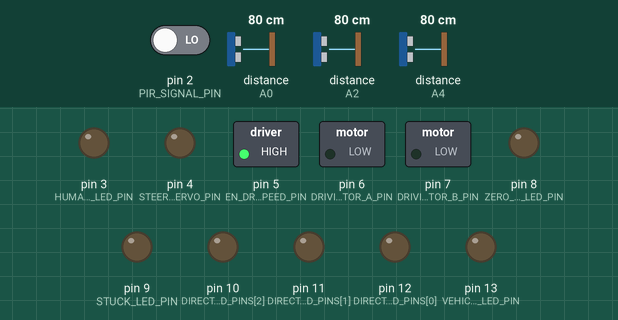
Simulated run of this sketch. Board: Arduino Uno, built with avr-gcc and run on an emulated ATmega328P. On the bench: switched loads named in the sketch (green lamp = pin HIGH), output pins drawn as LEDs (lit = HIGH). Wiring (inferred from the names in the program): 3 × ultrasonic range finder: trigger A1, echo A0 / trigger A3, echo A2 / trigger A5, echo A4. The test bench sets the inputs (shaded band); at power-on: pin 2 (PIR_SIGNAL_PIN) LOW, distance to the obstacle (sensors on A0, A2, A4) 80 cm. The echo pulse lasts 58.3 µs per cm; pins used as bus, display or sensor lines are not drawn; what the sketch prints to the serial monitor is not drawn.

Above: at 2.2 s.
2.3 s: pin 2 (PIR_SIGNAL_PIN) driven HIGH
At 2.8 s:
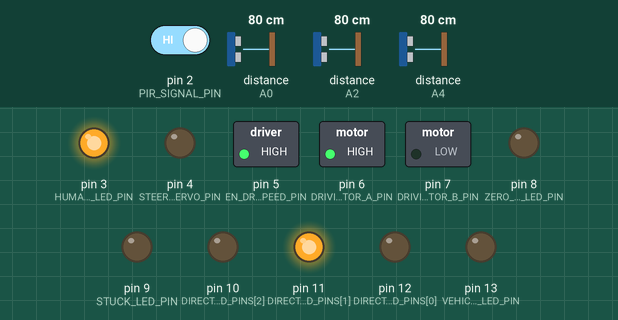
3.8 s: distance to the obstacle (sensor on A0) set to 86 cm
6.8 s: distance to the obstacle (sensor on A0) set to 94 cm
At 7.6 s:
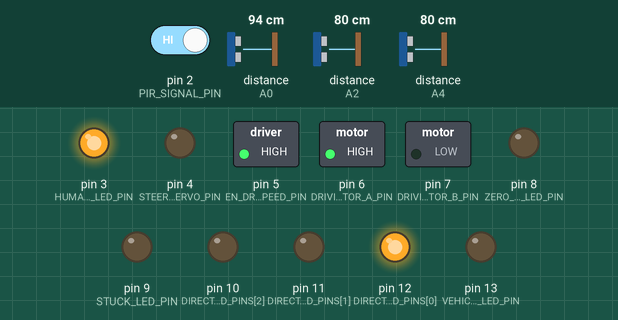
8.3 s: pin 2 (PIR_SIGNAL_PIN) driven LOW
At 9.0 s:
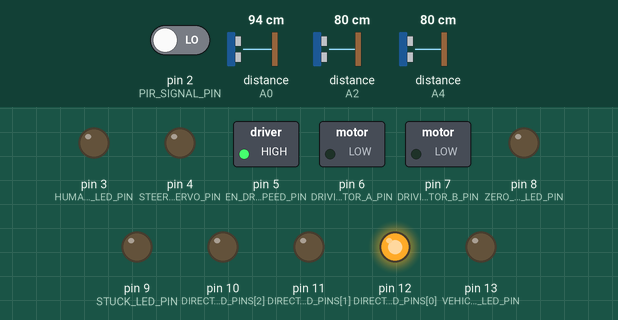
9.8 s: pin 2 (PIR_SIGNAL_PIN) driven HIGH
At 11.0 s:
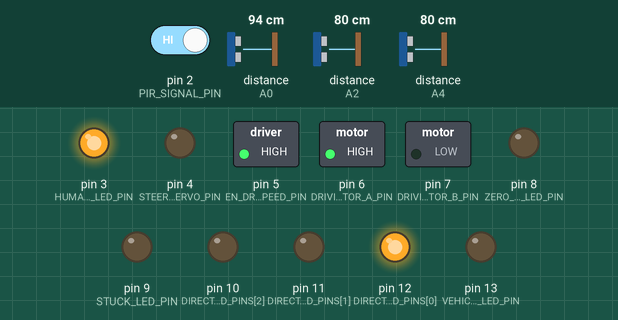
11.3 s: distance to the obstacle (sensor on A2) set to 2 cm
Timing chart, 0 to 14.3 s (numbered marks = the images above; inputs shaded):
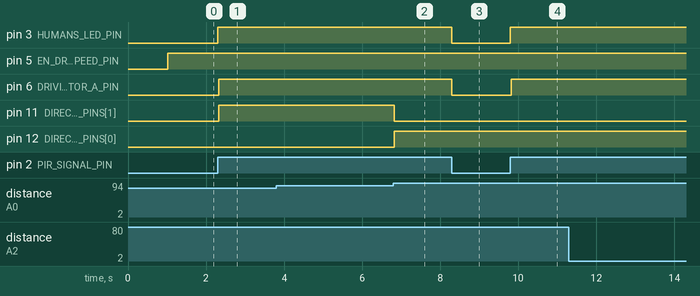

The sketch:

Version6.ino
```cpp
/*
 * Final version
 */

////Libraries
#include "MotorSystem.h"
#include "Ultrasonic.h"
#include "Functions.h"
#include "CustomDataTypes.h"


////pin definitions
///motor system
#define STEERING_SERVO_PIN 4
//#define EN_STEERING_SPEED_PIN 10
//#define STEERING_MOTOR_A_PIN 4
//#define STEERING_MOTOR_B_PIN 5

#define DRIVING_MOTOR_A_PIN 6
#define DRIVING_MOTOR_B_PIN 7
#define EN_DRIVING_SPEED_PIN 5


///Front ultrasonic array
#define NUM_F_U_SENSORS 3
const char F_ID_CHARS[NUM_F_U_SENSORS] = {'L','F','R'};

const uint8_t F_ECHO_PINS[NUM_F_U_SENSORS] = {A0,A2,A4};
const uint8_t F_TRIG_PINS[NUM_F_U_SENSORS] = {A1,A3,A5};

const uint8_t DIRECTION_LED_PINS[NUM_F_U_SENSORS] = {12,11,10};
const uint8_t ZERO_MEASUREMENT_LED_PIN = 8;
const uint8_t STUCK_LED_PIN = 9;


///PIT motion sensor
#define PIR_SIGNAL_PIN 2
#define HUMANS_LED_PIN 3


////variables and other constants
///general
#define PRINT_RESULTS false
bool is_vehicle_stuck = false;


///motor system
#define VEHICLE_SLOW_SPEED_LED_PIN 13
#define PWM_SPEED_ENABLED true
#define NORMAL_SPEED 255
#define SLOW_SPEED 128
uint8_t vehicle_speed = NORMAL_SPEED;

char curr_turn_direction = 'F';
char curr_drive_direction = 'F';
bool has_braked = false;


///Front ultrasonic array
#define PULSEIN_TIMEOUT_US 100000//the maximum time the pulseIn(...) function can take to wait for a signal. I think...
#define ACUTE_ANGLE_BETWEEN_SENSORS_RAD (36 * (PI/180)) //36degrees, converting
#define DIST_DIFFERENCE_MM round(22 * sin(ACUTE_ANGLE_BETWEEN_SENSORS_RAD)) //calculating the 'height' difference between the front and side sensors, from centre of side sensor (~22mm)

//loop update timing stuff
#define TIME_BETWEEN_U_SENSORS_MS 100 //ideally, 60ms between triggering an ultrasonic prevents wave interference
unsigned long U_current_time_ms;
unsigned long U_previous_time_ms;

///Distance Stuff
#define LR_DIST_TOLERANCE_MM 100
#define STUCK_TOLERANCE_MM 10
#define STUCK_DISTANCE_MM 100
const uint16_t F_STUCK_DISTANCES_MM[NUM_F_U_SENSORS] = {DIST_DIFFERENCE_MM+STUCK_DISTANCE_MM, STUCK_DISTANCE_MM, DIST_DIFFERENCE_MM+STUCK_DISTANCE_MM};
#define IGNORE_DISTANCE_THRESHOLD_MM 2000
#define SLOW_DOWN_DISTANCE_THRESHOLD_MM 1000
#define BRAKE_DISTANCE_THRESHOLD_MM 200

uint16_t curr_distances_mm[NUM_F_U_SENSORS];
uint16_t prev_distances_mm[NUM_F_U_SENSORS];
bool front_sensor_stuck_states[NUM_F_U_SENSORS];


///PIR motion
bool is_human_present;


////objects
MotorSystem RC_Car(PRINT_RESULTS);

Ultrasonic F_U_Sensors[NUM_F_U_SENSORS];


void setup() {
  ///motor system
  RC_Car.attach(STEERING_SERVO_PIN,  DRIVING_MOTOR_A_PIN, DRIVING_MOTOR_B_PIN);

  if (PWM_SPEED_ENABLED) {
    RC_Car.enablePWM(EN_DRIVING_SPEED_PIN);
    pinMode(VEHICLE_SLOW_SPEED_LED_PIN, OUTPUT);

  } else {
    pinMode(EN_DRIVING_SPEED_PIN, OUTPUT);
    digitalWrite(EN_DRIVING_SPEED_PIN, HIGH); //default to max
  }

  ///Front ultrasonic array
  //LED indicators
  for (int i=0; i<NUM_F_U_SENSORS; i++) {
    pinMode(DIRECTION_LED_PINS[i], OUTPUT);
    digitalWrite(DIRECTION_LED_PINS[i], LOW);
  }
  pinMode(ZERO_MEASUREMENT_LED_PIN, OUTPUT);
  digitalWrite(ZERO_MEASUREMENT_LED_PIN, LOW);

  pinMode(STUCK_LED_PIN, OUTPUT);
  digitalWrite(STUCK_LED_PIN, LOW);

  //setup the sensors
  for (int i=0; i<NUM_F_U_SENSORS; i++) {
    F_U_Sensors[i].init(F_ECHO_PINS[i], F_TRIG_PINS[i], F_ID_CHARS[i]);
  }
  U_previous_time_ms = millis();


  ///PIR motion sensor
  pinMode(PIR_SIGNAL_PIN, INPUT);
  pinMode(HUMANS_LED_PIN, OUTPUT);


  ///Miscenialous stuff
  //so prev_distances_mm has something in it
  getDistances();
  copyArray(curr_distances_mm, prev_distances_mm, NUM_F_U_SENSORS);

  Serial.begin(115200);
  Serial.print("F_STUCK_DISTANCES_MM: ");
  Serial.println(strArray(F_STUCK_DISTANCES_MM, NUM_F_U_SENSORS, false));

  delay(1000);

}


void getDistances() {
  for (int i=0; i<NUM_F_U_SENSORS; i++) {
      curr_distances_mm[i] = F_U_Sensors[i].getDistanceMM(PULSEIN_TIMEOUT_US);
  }
}

bool isStuck() {

  for (uint8_t i=0; i<NUM_F_U_SENSORS; i++) {
    /*
    if ((curr_distances_mm[i] == 0) || (curr_distances_mm[i] > IGNORE_DISTANCE_THRESHOLD_MM)) {
      //false, can safely ignore stuff
    }
    */
    /*
    //sensor_stuck_states_array[i] = ( withinTolerance(curr_distances_mm[i], prev_distances_mm[i], STUCK_TOLERANCE_MM) && (curr_distances_mm[i] <= F_STUCK_DISTANCES_MM[i]) );
    bool within_tolerance = withinTolerance(curr_distances_mm[i], prev_distances_mm[i], STUCK_TOLERANCE_MM);
    bool within_stuck_dist = (curr_distances_mm[i] <= F_STUCK_DISTANCES_MM[i]);
    ////DID REALLY DO ANYTHING?????????????????????????????????????????????????????????????????????????????????????????????????????
    bool inside_ignore_dist = (curr_distances_mm[i] <= IGNORE_DISTANCE_THRESHOLD_MM);
    front_sensor_stuck_states[i] = (curr_distances_mm[i] != 0) && (within_stuck_dist || (within_tolerance && inside_ignore_dist) ); //
    */


    bool is_distance_NOT_too_far = (curr_distances_mm[i] != 0);
    bool is_within_tolerance = withinTolerance(curr_distances_mm[i], prev_distances_mm[i], STUCK_TOLERANCE_MM);
    bool is_within_ignore_dist = (curr_distances_mm[i] <= IGNORE_DISTANCE_THRESHOLD_MM);
    bool is_within_stuck_dist = (curr_distances_mm[i] <= F_STUCK_DISTANCES_MM[i]);

    bool is_object_blocking = (is_within_stuck_dist && is_within_tolerance);

    bool is_stuck = (is_distance_NOT_too_far && is_object_blocking);

    front_sensor_stuck_states[i] = is_stuck;
    Serial.print(is_distance_NOT_too_far);
    Serial.print(is_object_blocking);
  }
  Serial.print(" stuck bools: " + strArray(front_sensor_stuck_states, NUM_F_U_SENSORS, false));


  //return isAllBool(sensor_stuck_states_array, true, NUM_F_U_SENSORS);
  return (numOccurances(front_sensor_stuck_states, true, NUM_F_U_SENSORS) >= (NUM_F_U_SENSORS-1)); // eg, at least (NUM_F_U_SENSORS-1) sensors have to be stuck
}


void determineDirection() {
  char max_dist_char_id;

  if (getMin(curr_distances_mm, NUM_F_U_SENSORS) == 0) { //the sensor which returns zero, actually has the largest distance, so grab that char id
    max_dist_char_id = F_ID_CHARS[minIndex(curr_distances_mm, NUM_F_U_SENSORS)];
    digitalWrite(ZERO_MEASUREMENT_LED_PIN, HIGH);
    Serial.print(" 0 return measurement ");

  } else {
    max_dist_char_id = F_ID_CHARS[maxIndex(curr_distances_mm, NUM_F_U_SENSORS)]; //find which sensor has the largest distance
    digitalWrite(ZERO_MEASUREMENT_LED_PIN, LOW);
  }


  bool is_left_right_in_tolerance = withinTolerance(curr_distances_mm[0], curr_distances_mm[2], LR_DIST_TOLERANCE_MM);

  //Serial.print("is_left_right_in_tolerance: " + String(is_left_right_in_tolerance));
  //Serial.print(" maxChar: " + String(max_dist_char_id));

  if ((max_dist_char_id != 'F') && (!is_left_right_in_tolerance)) { //left/right has max distance... only change direction if there is significant difference between
    curr_turn_direction = max_dist_char_id;

  } else if (max_dist_char_id == 'F') { //front has maximum distance...
    curr_turn_direction = max_dist_char_id;

  } else {
    //just keep going in same direction (which will be left/right)
  }
}


void evadeLoop() {
  U_current_time_ms = millis();

  if ((U_current_time_ms - U_previous_time_ms) >= TIME_BETWEEN_U_SENSORS_MS) {
    ////INPUTS
    //get distances
    getDistances();


    ////CALCULATIONS
    ///speed control
    if (containsValueWithinRange(curr_distances_mm, 0, BRAKE_DISTANCE_THRESHOLD_MM, NUM_F_U_SENSORS)) { // make sure a zero measurement doesn't trigger it...
      /*
      if (!has_braked) { //this tries to prevent continual braking when not needed
        curr_drive_direction = 'B';
        has_braked = true;
        digitalWrite(VEHICLE_SLOW_SPEED_LED_PIN, HIGH);
        Serial.print(" BRAKING!!!");
      }*/

    } else if (containsValueWithinRange(curr_distances_mm, 0, SLOW_DOWN_DISTANCE_THRESHOLD_MM, NUM_F_U_SENSORS)) { // make sure a zero measurement doesn't trigger it...
      //vehicle_speed = SLOW_SPEED;
      digitalWrite(VEHICLE_SLOW_SPEED_LED_PIN, HIGH);
      //Serial.print(" slow");

    } else {
      vehicle_speed = NORMAL_SPEED;
      digitalWrite(VEHICLE_SLOW_SPEED_LED_PIN, LOW);
      //Serial.print(" normal");
    }

    ///stuck logic
    is_vehicle_stuck  = isStuck();
    if (is_vehicle_stuck) {
      //don't waste power on needlessly on motors
      curr_drive_direction = 'S';
      curr_turn_direction = 'C';
      digitalWrite(STUCK_LED_PIN, HIGH);

      Serial.print("...vehicle stuck...");

    } else {
      curr_drive_direction = 'F';
      has_braked = false;
      digitalWrite(VEHICLE_SLOW_SPEED_LED_PIN, LOW);
      determineDirection();
      digitalWrite(STUCK_LED_PIN, LOW);
    }


    ////OUTPUTS
    //LED's
    if (is_vehicle_stuck) {
      for (int i=0; i<NUM_F_U_SENSORS; i++) {
        digitalWrite(DIRECTION_LED_PINS[i], front_sensor_stuck_states[i]); //turn on the LEDs which correspond to the stuck ultrasonics
      }

    } else {
      int8_t pin_index = index(F_ID_CHARS, curr_turn_direction, NUM_F_U_SENSORS);
      for (int i=0; i<NUM_F_U_SENSORS; i++) {
        bool state = (i==pin_index);
        digitalWrite(DIRECTION_LED_PINS[i], state); //turn on the relevant direction LED, and off the others
      }
    }


    //make it go! (vroom vroom)
    RC_Car.turn(curr_turn_direction, true);
    RC_Car.drive(curr_drive_direction, vehicle_speed);

    //print results
    Serial.print(" | curr/prev distances: " + strArray(curr_distances_mm, NUM_F_U_SENSORS, false));
    Serial.print(", " + strArray(prev_distances_mm, NUM_F_U_SENSORS, false));
    Serial.print(", turn: " + String(curr_turn_direction));
    Serial.print(", drive: " + String(curr_drive_direction));
    Serial.print(", speed: " + String(vehicle_speed));

    Serial.print("\n");

    U_previous_time_ms = U_current_time_ms; //boomark
    copyArray(curr_distances_mm, prev_distances_mm, NUM_F_U_SENSORS);
  }
}

void checkPIR() {
  bool state = digitalRead(PIR_SIGNAL_PIN);
  Serial.println(" PIR: " + String(state));
  if (state == true) { //if motion detected...
    //if motion is detected...
    digitalWrite(HUMANS_LED_PIN, HIGH);

    if (is_human_present == false) { //if the motion hasn't been detected before...
      Serial.println("New Motion detected!");
      is_human_present = true;
    }

  } else { //if no motion detected...
    digitalWrite(HUMANS_LED_PIN, LOW);

    if (is_human_present) { //if there was previously motion...
      Serial.println("Motion ended");
      is_human_present = false;
    }
  }
}

void loop() {

  checkPIR();
  if (is_human_present) {
    digitalWrite(HUMANS_LED_PIN, HIGH);
    evadeLoop();
  } else {
    digitalWrite(HUMANS_LED_PIN, LOW);
    RC_Car.drive('S', vehicle_speed);
  }

}
```

CustomDataTypes.cpp
```cpp
/*
 *
 */


#include "CustomDataTypes.h"


String strTriple(uint16_triple triple) {
  return (String)("(" + String(triple.x) + "," + String(triple.y) + "," + String(triple.z) + ")");
}
```

CustomDataTypes.h
```cpp
/*
 * Custom datatypes
 */

#ifndef CustomDataTypes_h
#define CustomDataTypes_h

#include "Arduino.h"


/* Structs */

struct uint16_tuple {
   uint16_t x;
   uint16_t y;
};

struct uint16_triple {
   uint16_t x;
   uint16_t y;
   uint16_t z;
};

struct uint16_triple_tuple {
   uint16_tuple tupx;
   uint16_tuple tupy;
   uint16_tuple tupz;
};


/* Function declarations */
String strTriple(uint16_triple triple);


#endif
```

Functions.cpp
```cpp
/*
 * CPP file for functions
 */


#include "Functions.h"


bool withinTolerance(uint16_t a, uint16_t b, uint16_t tolerance) {
  return (abs(a - b) <= tolerance); //https://www.mathsisfun.com/numbers/absolute-value.html=
}


int8_t index(char *p_arr, char val, uint8_t array_size) { //find index of a char in an array
  for (uint8_t i=0; i<array_size; i++) {
    if (val == p_arr[i]) {
      return i;
    }
  }
  return -1; //couldn't find it :(
}

uint8_t maxIndex(uint16_t *p_arr, uint8_t array_size) { //finds the index of the largest item in the array
  uint8_t index = 0;
  uint16_t curr_max = p_arr[index];

  for (uint8_t i=0; i<array_size; i++) {
    if (p_arr[i] > curr_max) {
      curr_max = p_arr[i];
      index = i;
    }
  }
  return index;
}

uint8_t minIndex(uint16_t *p_arr, uint8_t array_size) { //finds the index of the smallest item in the array
  uint8_t index = 0;
  uint16_t curr_min = p_arr[index];

  for (uint8_t i=0; i<array_size; i++) {
    if (p_arr[i] < curr_min) {
      curr_min = p_arr[i];
      index = i;
    }
  }
  return index;
}

uint16_t getMax(uint16_t *p_arr, uint8_t array_size) {
  return p_arr[maxIndex(p_arr, array_size)];
}

uint16_t getMin(uint16_t *p_arr, uint8_t array_size) {
  return p_arr[minIndex(p_arr, array_size)];
}


uint8_t numOccurances(bool *p_arr, bool value, uint8_t array_size) {
  uint8_t counter = 0;
  for (uint8_t i=0; i<array_size; i++) {
    counter += (p_arr[i] == value); //either add 1 or 0, simple! :D
  }
  return counter;
}

bool isAllBool(bool *p_arr, bool value, uint8_t array_size) {
   return (numOccurances(p_arr, value, array_size) ==  array_size);
}

bool contains(bool *p_arr, bool value, uint8_t array_size) {
  for (uint8_t i=0; i<array_size; i++) {
    if (p_arr[i] == value) {
      return true;
    }
  }
  return false; // wasn't in array :(
}

bool containsLessThanEqual(uint16_t *p_arr, uint16_t value, uint8_t array_size) {
  for (uint8_t i=0; i<array_size; i++) {
    if (p_arr[i] <= value) {
      return true;
    }
  }
  return false;
}

bool containsValueWithinRange(uint16_t *p_arr, uint16_t lower_limit, uint16_t upper_limit, uint8_t array_size) {
  for (uint8_t i=0; i<array_size; i++) {
    if ((p_arr[i] > lower_limit) && (p_arr[i] < upper_limit)) {
      return true;
    }
  }
  return false;
}

bool allWithinRange(uint16_t *p_arr, uint16_t lower_limit, uint16_t upper_limit, uint8_t array_size) {
  for (uint8_t i=0; i<array_size; i++) {
    if ((p_arr[i] <= lower_limit) && (p_arr[i] >= upper_limit)) {
      return false; //an exqualifying value exists
    }
  }
  return true;
}


void copyArray(uint16_t *p_original_array, uint16_t *p_array_dest, uint8_t array_size) {
  for (uint8_t i=0; i<array_size; i++) {
    p_array_dest[i] = p_original_array[i];
  }
}


String strArray(uint16_t *p_arr, uint8_t array_size, bool new_line=true) {
  String str = "[";
  for (uint8_t i=0; i<array_size; i++) {
    str += String(p_arr[i]) + ((i<array_size-1) ? ",":"");
  }
  str += (new_line) ? "]\n" : "]";
  return str;
}

String strArray(bool *p_arr, uint8_t array_size, bool new_line=true) {
  String str = "[";
  for (uint8_t i=0; i<array_size; i++) {
    str += String(p_arr[i]) + ((i<array_size-1) ? ",":"");
  }
  str += (new_line) ? "]\n" : "]";
  return str;
}
```

Functions.h
```cpp
/*
 * Simple header file for functions
 */

#ifndef Functions_h
#define Functions_h

#include "Arduino.h"

////function declarations
//miscenalious
bool withinTolerance(uint16_t a, uint16_t b, uint16_t tolerance);

//array element(s) related
int8_t index(char *p_arr, char value, uint8_t array_size);
uint8_t maxIndex(uint16_t *p_arr, uint8_t array_size);
uint8_t minIndex(uint16_t *p_arr, uint8_t array_size);
uint16_t getMax(uint16_t *p_arr, uint8_t array_size);
uint16_t getMin(uint16_t *p_arr, uint8_t array_size);
uint8_t numOccurances(bool *p_arr, bool value, uint8_t array_size);
bool isAllBool(bool *p_arr, bool value, uint8_t array_size);
bool doesContain(bool *p_arr, bool value, uint8_t array_size);
bool containsLessThanEqual(uint16_t *p_arr, uint16_t value, uint8_t array_size);
bool containsValueWithinRange(uint16_t *p_arr, uint16_t lower_limit, uint16_t upper_limit, uint8_t array_size);
bool allWithinRange(uint16_t *p_arr, uint16_t lower_limit, uint16_t upper_limit, uint8_t array_size);


//array manipulations
void copyArray(uint16_t *original_array, uint16_t *array_dest, uint8_t array_size);

String strArray(uint16_t *p_arr, uint8_t array_size, bool new_line);
String strArray(bool *p_arr, uint8_t array_size, bool new_line);


#endif
```

MotorSystem.h
```cpp
/*
 *
 */

#ifndef MotorSystem_h
#define MotorSystem_h

#include "Arduino.h"

class MotorSystem { //make a class for handling the RC car motors
  private:
    bool _PRINT_RESULTS;

    uint8_t _DRIVING_MOTOR_A_PIN;
    uint8_t _DRIVING_MOTOR_B_PIN;
    uint8_t _STEERING_SERVO_PIN;

    bool _PWM_SPEED_ENABLED;
    uint8_t _DRIVING_PWM_PIN;


  public:
    char driving_direction;
    char turning_direction;
    MotorSystem(bool print_results);
    void attach(uint8_t steering_servo, uint8_t driving_motor_a, uint8_t driving_motor_b);
    void enablePWM(uint8_t driving_pwm_pin);
    void _writeSpeed(uint8_t pwm_pin, uint8_t speed_val);
    void drive(char driving_direction_char, uint8_t speed_val);
    void brake(uint8_t speed_val);
    void turn(char turning_direction_char, bool use_delay=true);
};

#endif
```

Ultrasonic.cpp
```cpp
/*
 * CPP file for simple Ultrasonic Sensor Class
 */


#include "Ultrasonic.h"

Ultrasonic::Ultrasonic(){
}

void Ultrasonic::init(uint8_t echo_pin, uint8_t trigger_pin, char id_char) {
  _echo = echo_pin;
  _trigger = trigger_pin;
  id_char = id_char;
  pinMode(_echo, INPUT);
  pinMode(_trigger, OUTPUT);
  digitalWrite(_trigger, LOW);
}

void Ultrasonic::sendPulse() {
  //Serial.println(String(id_char) + " sensor is sending pulse");
  digitalWrite(_trigger, HIGH);
  delayMicroseconds(TRIGGER_LENGTH_US);
  digitalWrite(_trigger, LOW);
}

uint16_t Ultrasonic::getDistanceMM(unsigned long timeout_us) {
  sendPulse();
  duration_us = pulseIn(_echo, HIGH, timeout_us); //update
  curr_distance_mm = (SPEED_OF_SOUND_MM_PER_S * duration_us * 1e-6) / 2;
  //Serial.print(String(id_char) + " sensor duration_us: ");
  //Serial.print(duration_us);
  //Serial.println(", distance_mm: " + String(curr_distance_mm));

  return curr_distance_mm;
}

void Ultrasonic::rememberDistance() {
  prev_distance_mm = curr_distance_mm; //bookmark
}
```

Source omitted: MotorSystem.cpp (3023 bytes), Ultrasonic.h (784 bytes)

Measured:
- the behaviour switches between 89 and 90 cm on distance to the obstacle (sensor on A0) (found by bisection; images 1 and 2)
- after the input at 2.3 s, pin 3 (HUMANS_LED_PIN), pin 6 (DRIVING_MOTOR_A_PIN), pin 11 (DIRECTION_LED_PINS[1]): LOW → HIGH at once
- after the input at 6.8 s, pin 11 (DIRECTION_LED_PINS[1]): HIGH → LOW at once; pin 12 (DIRECTION_LED_PINS[0]): LOW → HIGH at once
- after the input at 8.3 s, pin 3 (HUMANS_LED_PIN), pin 6 (DRIVING_MOTOR_A_PIN): HIGH → LOW at once
- after the input at 9.8 s, pin 3 (HUMANS_LED_PIN), pin 6 (DRIVING_MOTOR_A_PIN): LOW → HIGH at once
